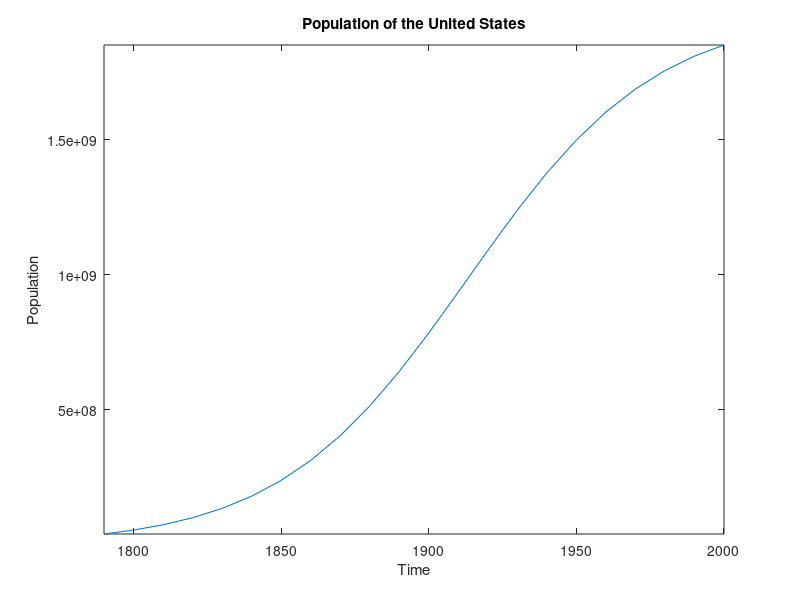

MATLAB code for this plot:
% Caner Topuz
% 090200358
% Lab-3 Question 1

clear;
clc;

t = (1790:10:2000);
p = 1972730000 ./ (1 + exp(-0.03134 .* (t - 1913.25)));

plot(t,p);
axis([1790 2000 p(1) p(end)]);
xlabel('Time');
ylabel('Population');
title('Population of the United States')